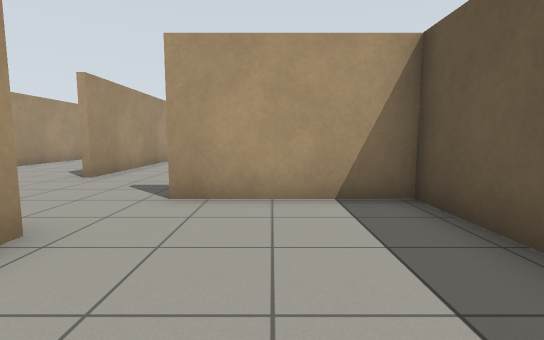
View 1 (above)

24 first-person views from a walk through a world built for the Gazebo simulator. The camera is 0.94 m above the floor, tilts 6° down and sees 85° across. The floor is counted in squares, 1 m on a side. Each view is taken from the middle of a square. On the plan, view 1 faces up. The plan holds only what a view shows up to about 11 squares ahead; the rest is blank. Robots are left out.

View 2
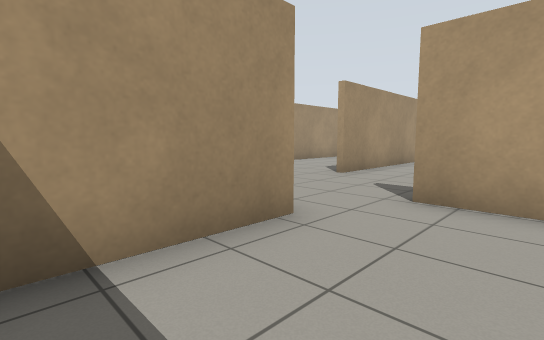

View 3
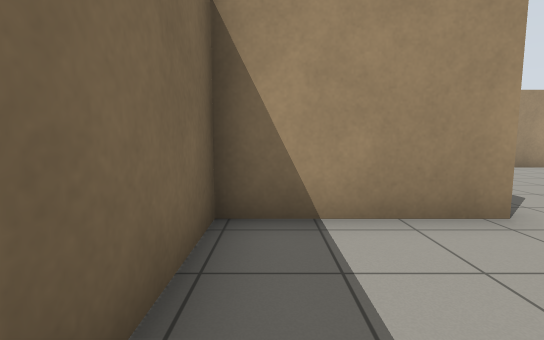

View 4
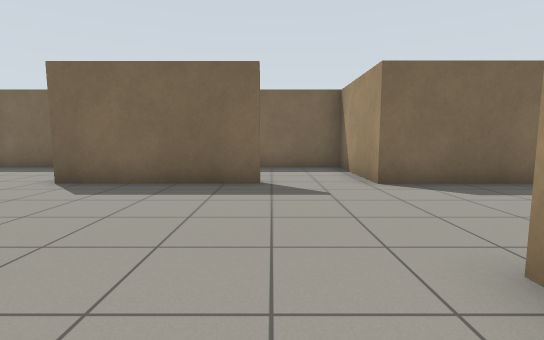

View 5
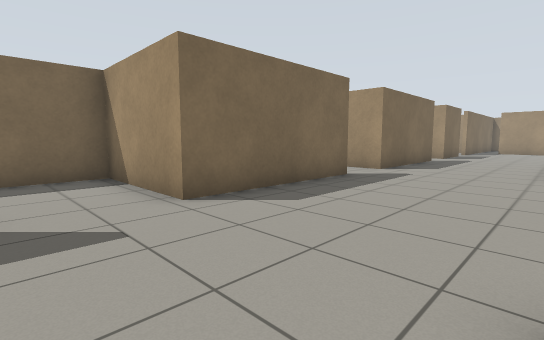

View 6
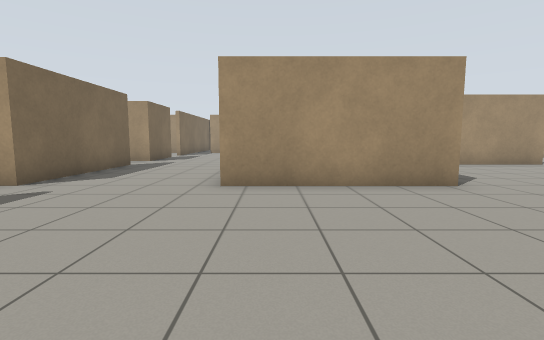

View 7
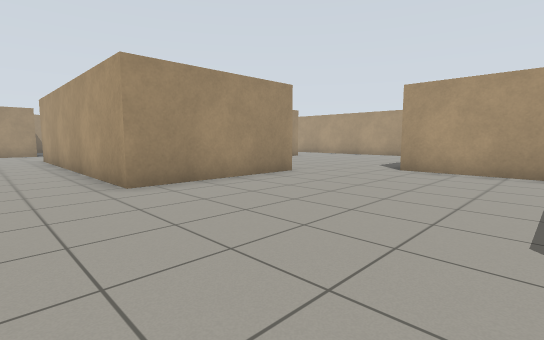

View 8
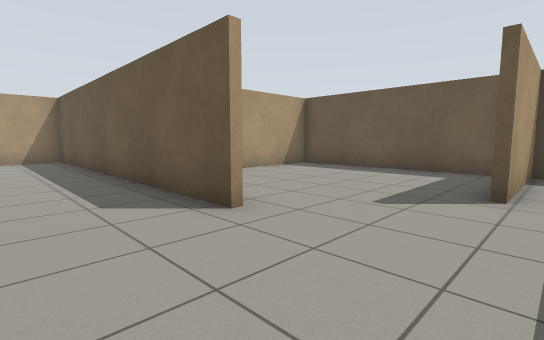

View 9
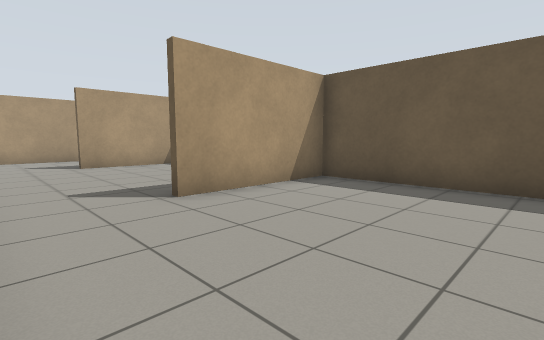

View 10
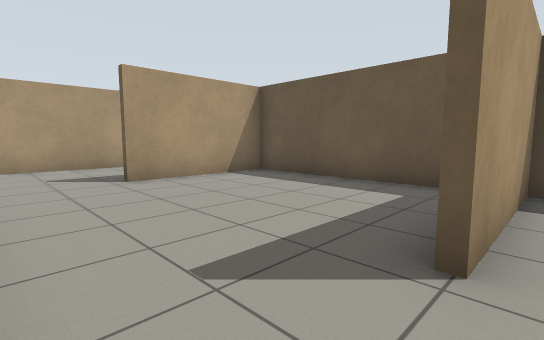

View 11
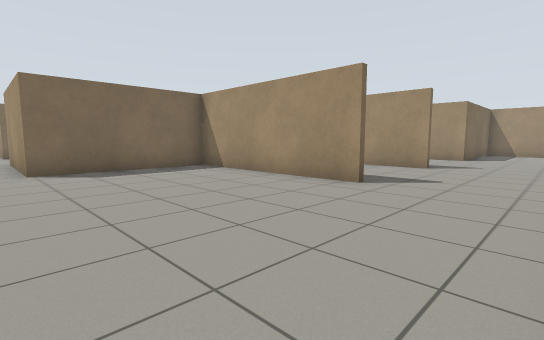

View 12
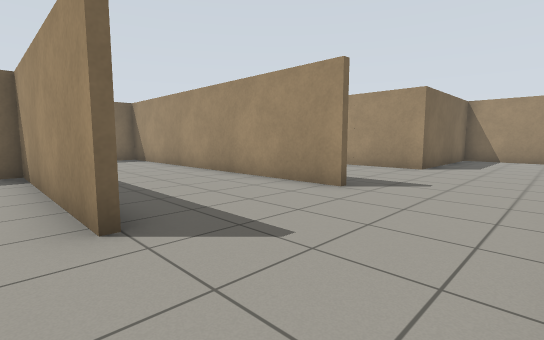

View 13
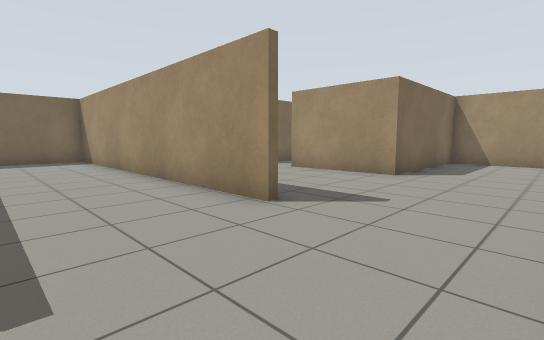

View 14
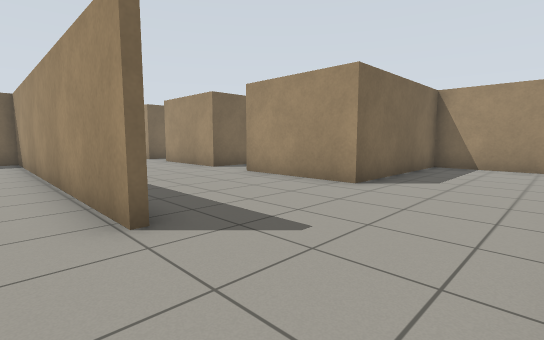

View 15
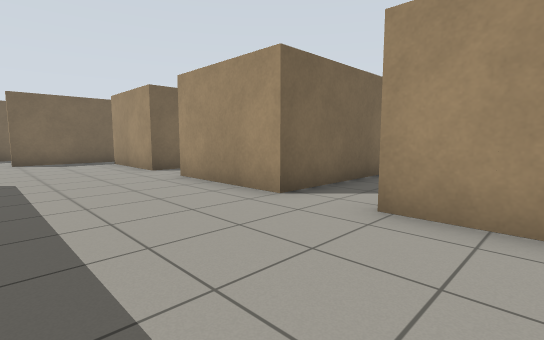

View 16
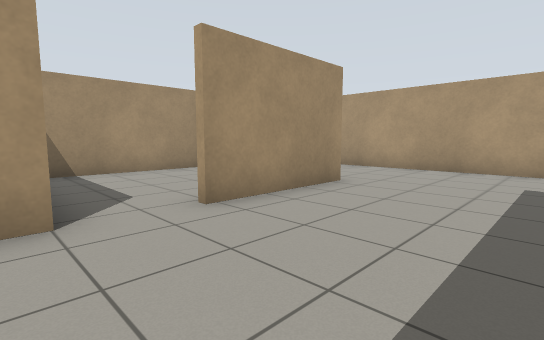

View 17
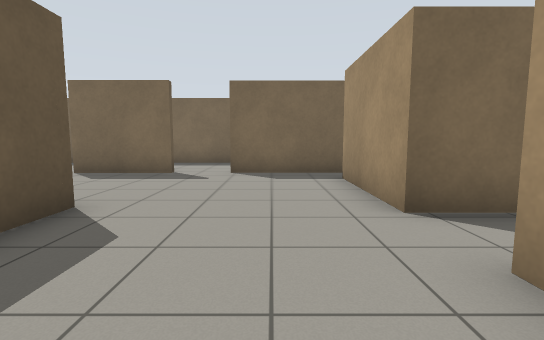

View 18
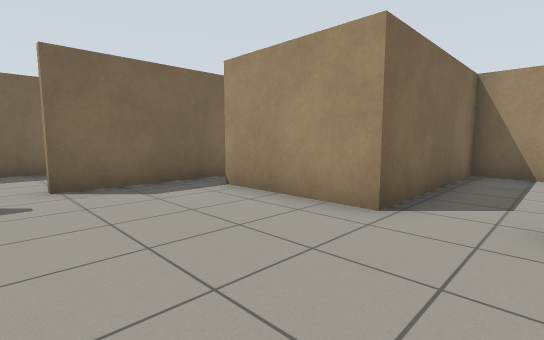

View 19
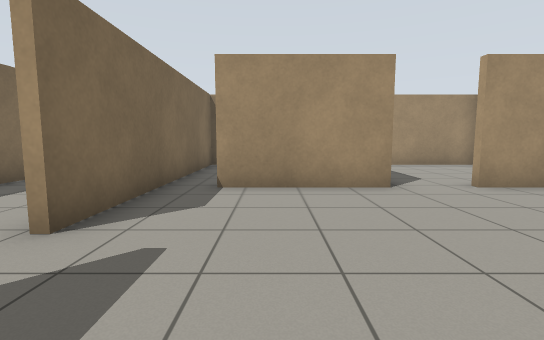

View 20
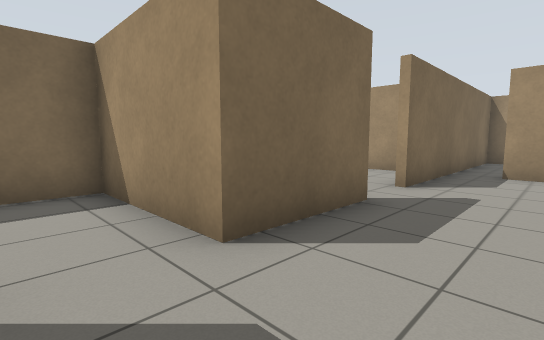

View 21
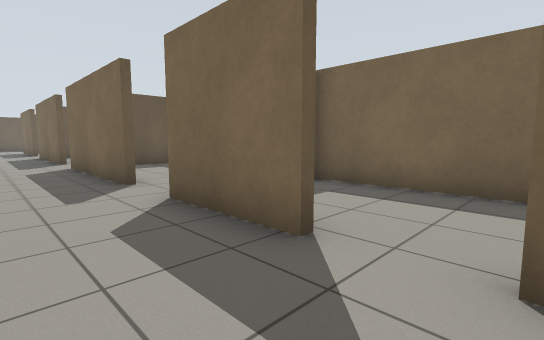

View 22
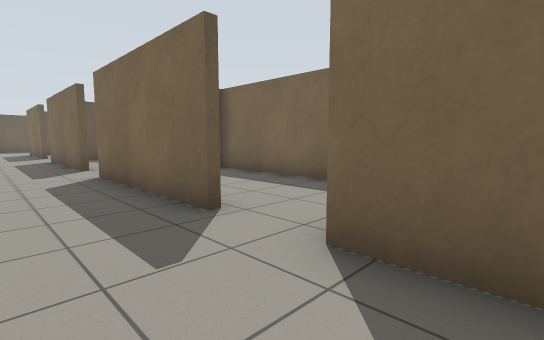

View 23
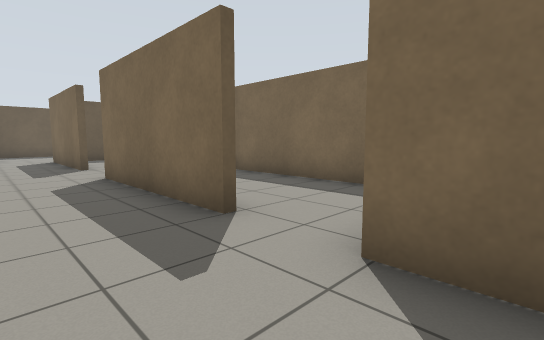

View 24
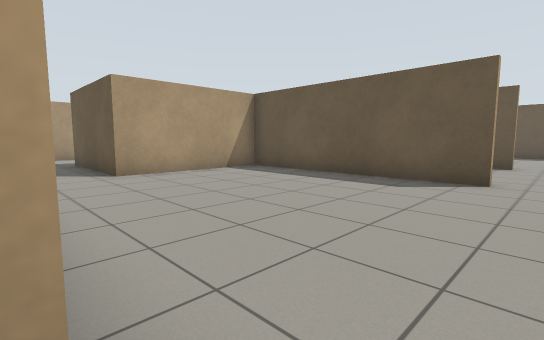

### Floor plan
Points are (right, up) in squares from view 1. A wall is a line through its corners. A room is listed if a view was taken in it or the views show most of it. See-through windows are left out.
Room 1 (views 1, 2, 3)
walls: (2.2, 2.2) (2.2, 4.6) (-1.6, 4.6); (-2.4, 2.8) (-2.4, -0.7) (2, -0.7)
ways out: opening at (-2, 3.5) to room 2
Room 2 (views 4, 5, 6, 7, 8, 9, 10, 11, 12, 13, 14, 15, 16, 17, 18, 19, 20, 21, 22, 23, 24)
walls: (-8.7, 11.2) (-8.7, 7); (-20.8, 17.9) (-20.8, 11.7) (-15.8, 11.7) (-15.8, 7) (-23.7, 7); (-8.9, 7) (-8.9, 14) (-13.5, 14) (-13.5, 18.2); (-14, 2.8) (-9.2, 2.8); (-24, 7.3) (-22.5, 7.3); (-4.4, 11.4) (-4.4, 7.1); (-5.2, 18) (-6.5, 18); (-25.1, 17.9) (-25.1, 7.3); (-20.8, 2.8) (-15.8, 2.8); (-4.6, 7.1) (-4.6, 17.4); (-25.3, 6.9) (-25.3, 8.1); (-6.8, 2.8) (-2.4, 2.8); (-26.4, 21.5) (-32, 21.5); (-25.3, 2.8) (-22.5, 2.8); (-29.7, 12.5) (-29.7, 8.9); (-29.7, 7.3) (-29.7, 3.9); (-0.5, 21.5) (-3.6, 21.5); (2.2, 12.6) (2.2, 17.8) (-1.8, 17.8); (-30, 2.8) (-26.8, 2.8); (2.2, 5.2) (2.2, 11.4) (-1.8, 11.4); (-34.7, 20.6) (-34.7, 17.9) (-29.7, 17.9) (-29.7, 14.2)
ways out: opening at (-2, 3.5) to room 1; opening at (-21.5, 3) to room 3; opening at (-26, 3) to room 4; opening at (-30, 8) to room 5; opening at (-14.5, 3) to room 6; opening at (-30, 14) to room 7; opening at (-7.5, 3); gap at (-30, 4)
Room 3 (no view inside)
walls: (-22.5, 2.8) (-22.5, -0.8); (-23, -0.7) (-16.1, -0.7) (-16.1, 1)
ways out: opening at (-21.5, 3) to room 2
Room 4 (no view inside)
walls: (-27.4, -0.7) (-23, -0.7); (-29.7, 1.5) (-29.7, 0.5)
ways out: opening at (-26, 3) to room 2; opening at (-30, 0)
Room 5 (no view inside)
walls: (-34.7, 12.4) (-34.7, 7.3) (-29.7, 7.3)
ways out: opening at (-30, 8) to room 2
Room 6 (no view inside)
walls: (-14.1, -0.7) (-9.6, -0.7); (-15.8, 2.8) (-15.8, 1.6)
ways out: opening at (-14.5, 3) to room 2
Room 7 (no view inside)
walls: (-34.7, 17.3) (-34.7, 13.1); (-33.5, 12.5) (-29.7, 12.5)
ways out: opening at (-30, 14) to room 2

Where each view was taken, in squares from view 1:
view 1: 0 up, 0 right, facing up
view 2: 0 up, 0 right, facing up-left
view 3: 0 up, 1 right, facing left
view 4: 9 up, 7 left, facing down
view 5: 7 up, 7 left, facing down-left
view 6: 8 up, 10 left, facing left
view 7: 5 up, 10 left, facing up-left
view 8: 4 up, 7 left, facing up-right
view 9: 7 up, 4 left, facing up-right
view 10: 11 up, 4 left, facing up-right
view 11: 21 up, 15 left, facing down-left
view 12: 21 up, 20 left, facing down-left
view 13: 21 up, 22 left, facing down-left
view 14: 21 up, 24 left, facing down-left
view 15: 16 up, 26 left, facing down-left
view 16: 12 up, 26 left, facing up-left
view 17: 11 up, 28 left, facing down
view 18: 9 up, 26 left, facing down-left
view 19: 5 up, 24 left, facing left
view 20: 5 up, 21 left, facing down-left
view 21: 5 up, 27 left, facing down-right
view 22: 5 up, 24 left, facing down-right
view 23: 5 up, 17 left, facing down-right
view 24: 6 up, 16 left, facing up-right
